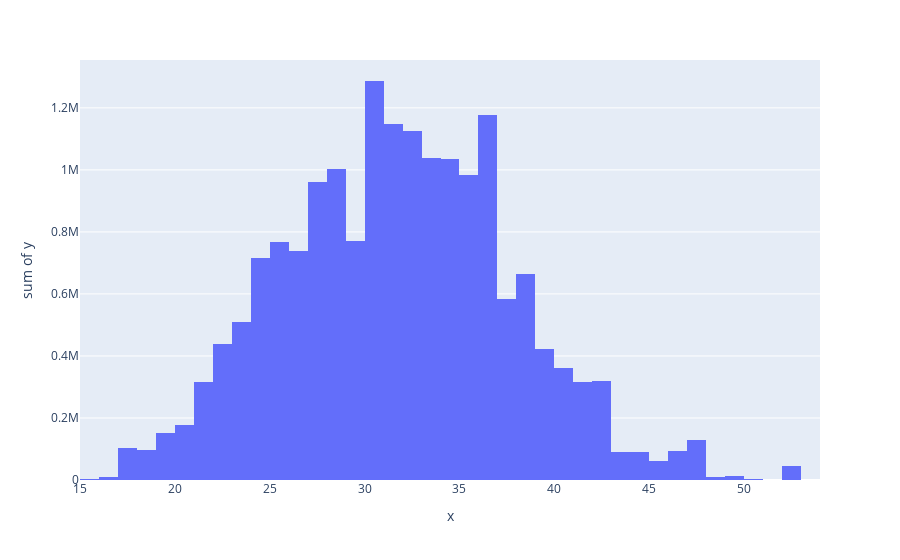

Write notebook code for a chart like this one.
### Code cell
px.histogram(x=df['bmi'],
             y=df['charges'])

### Figure 1 — Plotly figure (JSON) as saved in the notebook; plotly's stock layout.template omitted (floating-point values rounded to 4 significant figures; data arrays with more than 128 entries replaced by an {"elided": "..."} marker saying what was removed)
{"data": [{"bingroup": "x", "histfunc": "sum", "hovertemplate": "x=%{x}<br>sum of y=%{y}<extra></extra>", "legendgroup": "", "marker": {"color": "#636efa", "pattern": {"shape": ""}}, "name": "", "orientation": "v", "showlegend": false, "type": "histogram", "x": {"elided": "1338 float values"}, "xaxis": "x", "y": {"elided": "1338 float values"}, "yaxis": "y"}], "layout": {"barmode": "relative", "legend": {"tracegroupgap": 0}, "margin": {"t": 60}, "xaxis": {"anchor": "y", "domain": [0, 1], "title": {"text": "x"}}, "yaxis": {"anchor": "x", "domain": [0, 1], "title": {"text": "sum of y"}}}}
